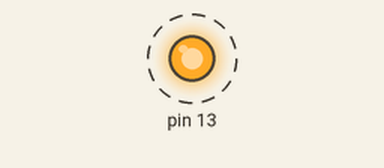
This sketch was run on a simulated Arduino Uno, built with avr-gcc and run on an emulated ATmega328P. Parts: output pins drawn as LEDs (lit = HIGH). Dashed ring = blinking.

Above: at 0.5 s.
Timing chart, 0 to 4.6 s (numbered marks = the images above):
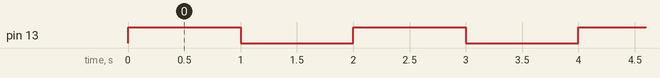

The sketch:

organised_class_LED.ino
```cpp
#include "Led.h"

// Creating a Led object named Red and setting its pin number to 13
Led Red(13);

void setup() {
// Initializing the Red LED
Red.init();
}

void loop() {
// Turning on the Red LED and waiting for a second
Red.on();
delay(1000);

// Turning off the Red LED and waiting for a second
Red.off();
delay(1000);
}
```

Led.cpp
```cpp
// This is the implementation of the Led class constructor which takes an integer pin as input
// The constructor initializes the pin member variable of the Led class with the value of the input pin

#include "Led.h "

Led::Led(int pin){
this->pin = pin;
}

// This function initializes the pin as output
void Led::init(){
pinMode(pin, OUTPUT);
}

// This function turns on the LED
void Led::on(){
digitalWrite(pin,1);
}

// This function turns off the LED
void Led::off(){
digitalWrite(pin,0);
}
```

Led.h
```cpp
#ifndef LED_H
#define LED_H

#include<Arduino.h>

// Class declaration for Led
class Led{

private:
int pin;

public:
// Default constructor
Led(){}
// Constructor that takes a pin number as argument
Led(int pin);

// Method to initialize the LED pin as output
void init();
// Method to turn off the LED
void off();
// Method to turn on the LED
void on();
};

// End of header guard
#endif
```

Measured:
- by itself, pin 13: alternates HIGH for 1.0 s and LOW for 1.0 s
